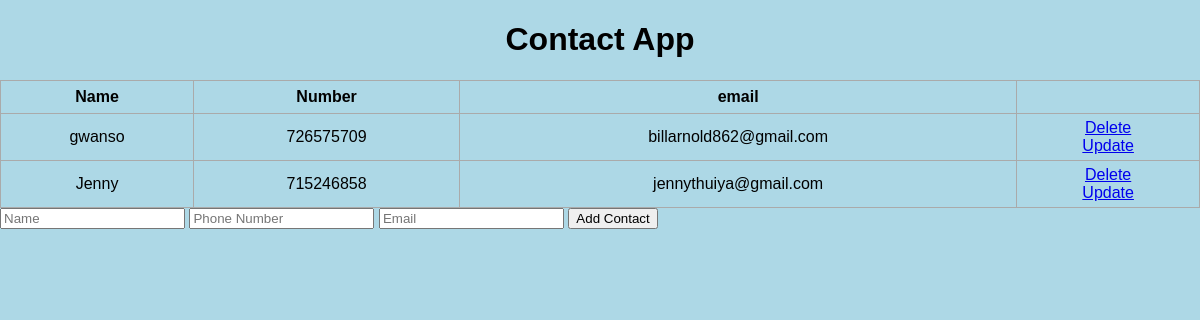
Before: / with the older database file.
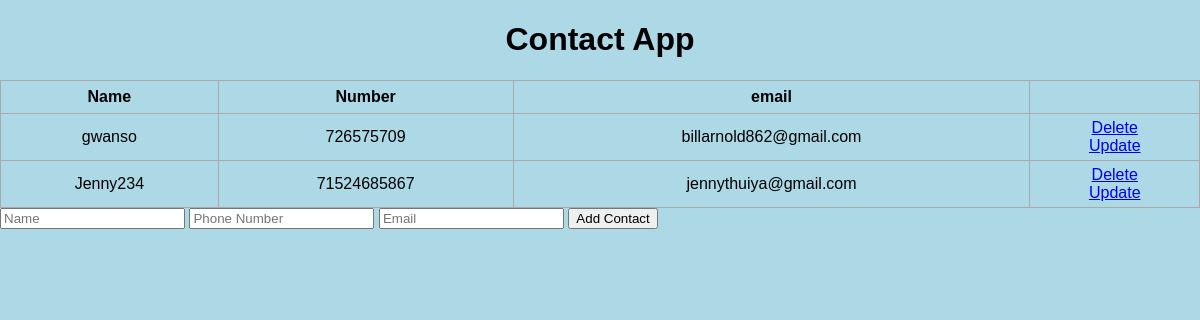
After: the same page with the newer database file.
### model.py (models this page shows)
class Contact (db.Model):
    __Tablename__ ="contact"
    id= db.Column (db.Integer,primary_key= True)
    name=db.Column(db.String(100), nullable=False)
    number=db.Column(db.Integer, nullable=False)
    email=db.Column(db.String ,unique=True, nullable=False)

### app.py (the view)
@app.route('/', methods=['POST', 'GET'])
def index():
    if request.method == 'POST':
        contact_name = request.form['contact']
        contact_number = request.form['number']
        contact_email = request.form['email']
        new_contact = Contact(name=contact_name, number=contact_number, email=contact_email)
        try:
            db.session.add(new_contact)
            db.session.commit()
            return redirect('/')
        except Exception as e:
            return f'There was an issue adding the contact: {str(e)}'
    else:
        contacts = Contact.query.order_by(Contact.id).all()
        return render_template('index.html', contacts=contacts)

### templates/index.html
{%extends 'base.html'%}
{% block head%}
{%endblock%}
{% block body%}
<h1>Contact App</h1>
<table>
    <tr>
        <th>Name</th>
        <th>Number</th>
        <th>email</th>
    </tr>
    {% for contact in contacts%}
    <tr>
        <td>{{contact.name}}</td>
        <td>{{contact.number}}</td>
        <td>{{contact.email}}</td>
        <td>
            <a href="/delete/{{contact.id}}">Delete</a>
            <br>
            <a href="/update/{{contact.id}}">Update</a>
        </td>
    </tr>
    {%endfor%}
</table>
<form method="POST" action="/">
    <input type="text" name="contact" placeholder="Name" required>
    <input type="text" name="number" placeholder="Phone Number" required>
    <input type="email" name="email" placeholder="Email" required>
    <button type="submit">Add Contact</button>
</form>
{%endblock%}

### templates/base.html (shortened to what this page needs)
<!DOCTYPE html>
<html lang="en">
<head>
    <link rel="stylesheet" href="{{ url_for('static', filename='css/main.css')}}" {% block head%}{%endblock%} </head>
<body>
    {% block body%}{%endblock%}
</body>
</html>

### static/css/main.css (style rules this page uses)
body, html { margin: 0; font-family: sans-serif; background-color: lightblue; }
table, td, th { border: 1px solid #aaa; }
table { border-collapse: collapse; width: 100%; }
th { height: 30px; }
td { text-align: center; padding: 5px; }
h1 { text-align: center; }

Changed rows visible on the page:
changed Contact "jennythuiya@gmail.com": name "Jenny" → "Jenny234"; number "715246858" → "71524685867"
